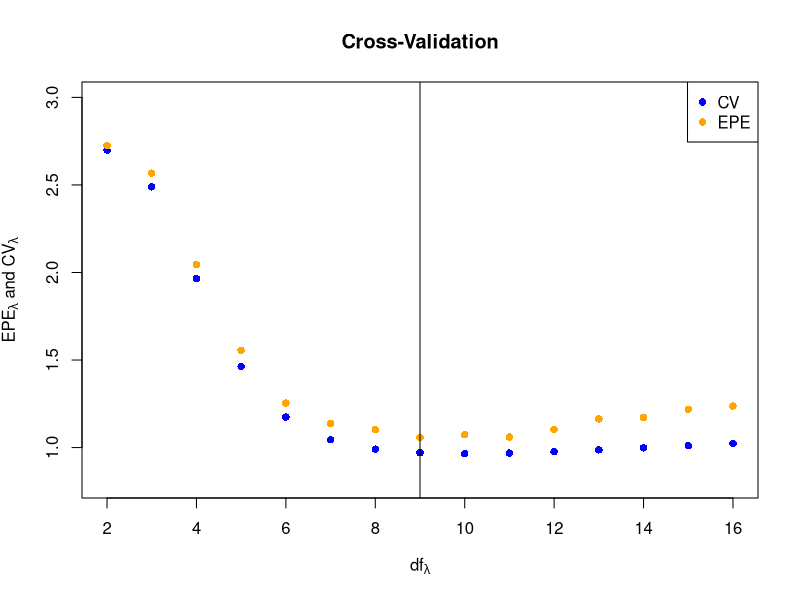
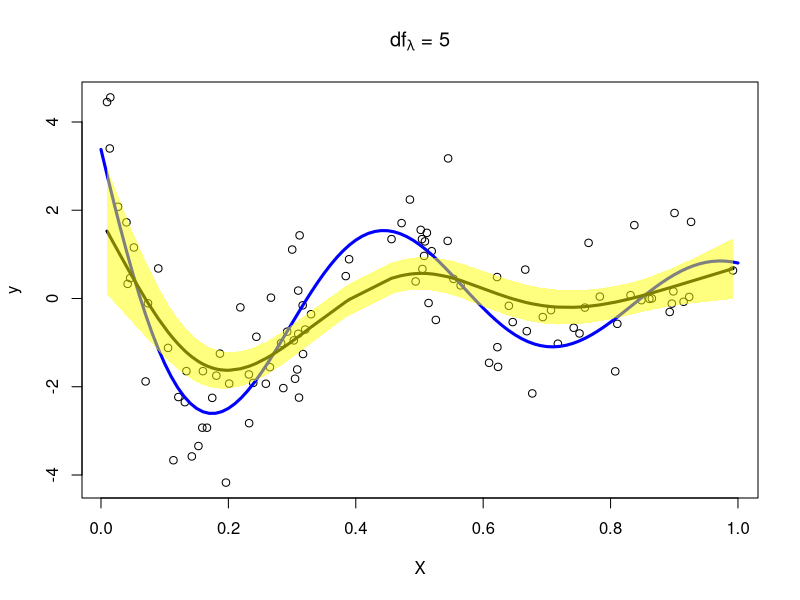
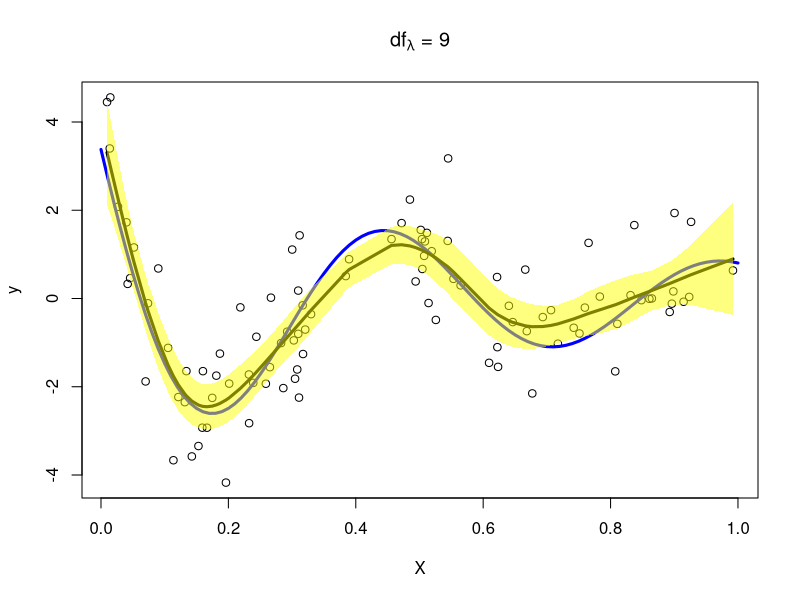
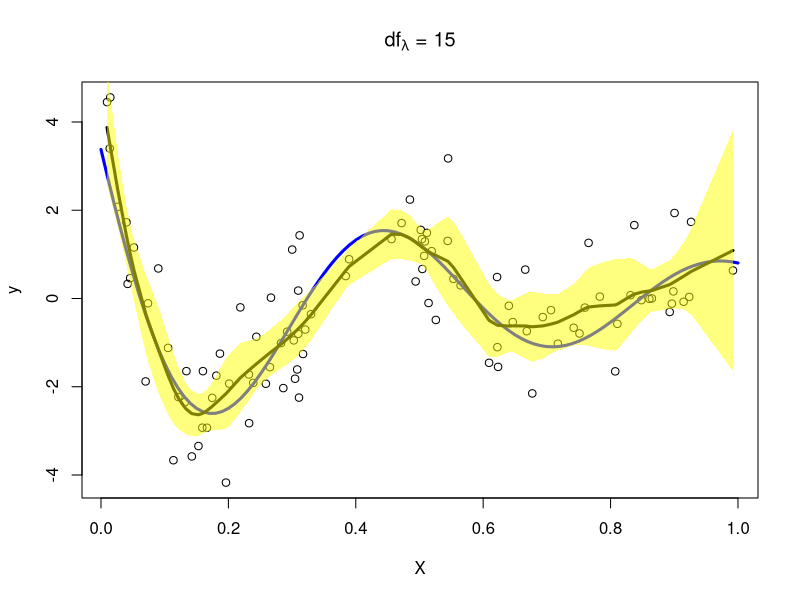

Reproduce these figures in R, in order.
## ##################################################################################################################################
## R code for reproducing Fig. 5.9
## 
## author: szcf-weiya <szcfweiya@gmail.com>
## 
## refer to
##  https://esl.hohoweiya.xyz/05-Basis-Expansions-and-Regularization/5.5-Automatic-Selection-of-the-Smoothing-Parameters/index.html
## for more details
##
## ##################################################################################################################################

## generate dataset
func <- function(x)
{
  return(sin(12*(x+0.2))/(x+0.2))
}
genXY <- function(N = 100)
{
  x = runif(N)
  noise = rnorm(N)
  y = func(x) + noise
  return(list(X = x,
              Y = y))
}

mysmooth.spline <- function(X, Y, df){
  nY = length(Y)
  nX = length(X)
  cv.i = as.numeric(nX)
  if (nX != nY)
    return(0)
  # calculate LOOCV
  for (i in 1:nX){
    x = X[-i]
    y = Y[-i]
    model = smooth.spline(x, y, df = df, all.knots = TRUE)
    cv.i[i] = (Y[i] - predict(model, X[i])$y)^2
  }
  cv = mean(cv.i)
  # calculate EPE
  model.full = smooth.spline(X, Y, df = df, all.knots = TRUE)
  #Y.pred = model.full$y
  #Y.true = model.full$yin # DO NOT use Y directly, because they have reordered.
  #epe = mean(( Y.true - Y.pred)^2)
  #data.test = genXY(N = 500)
  #x.test = data.test$X
  #y.test = data.test$Y
  #y.pred = predict(model.full, x.test)$y
  #epe = mean((y.test - y.pred)^2)
  n2 = 100
  yhat = array(dim = c(n2, nY))
  epe.i = numeric(n2)
  for (i in 1:n2){
    ind = sample(N, 50)
    model = smooth.spline(X[ind], Y[ind], df = df)
    y.pred = predict(model, X[-ind])$y
    epe.i[i] = mean((y.pred - Y[-ind])^2)
    # predict the whole dataset
    yhat[i, ] = predict(model, sort(X))$y
  }
  epe = mean(epe.i)
  ## calculate the mean and sd of fitted value
  yhat.mean = apply(yhat, 2, mean)
  yhat.sd = apply(yhat, 2, sd)
  return(list(CV = cv, EPE = epe,
              fitted = yhat.mean, sd = yhat.sd))
}

## simulation
set.seed(1234)
N = 100
data = genXY(N)
X = data$X
Y = data$Y
nrep = 15
df.seq = (1:nrep)+1
models = vector("list", nrep)
cvs = numeric(nrep)
epes = numeric(nrep)
#crits = numeric(nrep)
# for (i in 1:nrep){
#   models[[i]] = smooth.spline(X, Y, df = df.seq[i], cv=TRUE, all.knots = TRUE)
#   cvs[i] = models[[i]]$cv.crit
#   pens[i] = models[[i]]$pen.crit/N
#   #crits[i] = models[[i]]$crit
# }

 
for (i in 1:nrep)
{
  res = mysmooth.spline(X, Y, df=df.seq[i])
  cvs[i] = res$CV
  epes[i] = res$EPE
}
## fig. 5.19 (a)
png("res-5-19a.png")
plot(df.seq, cvs, col = "blue", pch = 16, ylim = c(0.8, 3.0),
     main = "Cross-Validation",
     xlab = expression(df[lambda]),
     ylab = expression(paste(EPE[lambda], " and ", CV[lambda])))
points(df.seq, epes, col = "orange", pch = 16)
legend("topright", 
       col = c("blue", "orange"), 
       pch = c(16, 16), legend = c("CV", "EPE"))
abline(v=9)
dev.off()

## plot function for (b)-(d)
plot.lambda <- function(X, Y, lambda)
{
  res = mysmooth.spline(X, Y, lambda)
  fitted = res$fitted
  sd = res$sd
  plot(X, Y, xlab = expression(X), ylab = "y",
       main = substitute(paste(df[lambda]," = ", l), list(l=lambda)))#expression(paste(df[lambda]," = ", lambda)))
  lines(0.01*0:100, func(0.01*0:100), col = "blue", type = "l", lwd=3)
  lines(sort(X), fitted, lwd = 3)
  polygon(c(rev(sort(X)), sort(X)), c(rev(fitted-2*sd), fitted+2*sd), 
          col=rgb(1, 1, 0, 0.5), border = NA)
}

## fig. 5.19 (b)
png("res-5-19b.png")
plot.lambda(X, Y, 5)
dev.off()
## fig. 5.19 (c)
png("res-5-19c.png")
plot.lambda(X, Y, 9)
dev.off()
## fig. 5.19 (d)
png("res-5-19d.png")
plot.lambda(X, Y, 15)
dev.off()